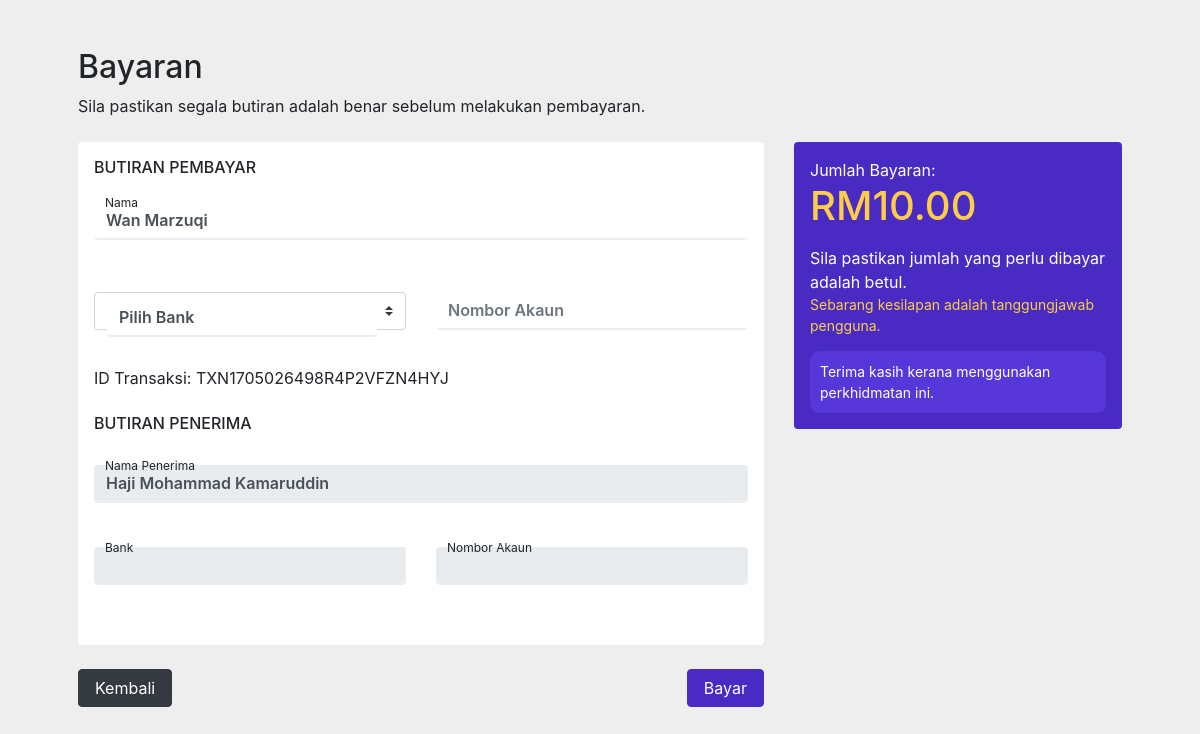
Page /view/booking_payment.php?id=23 on the committed database.
### tables this page shows
CREATE TABLE `booking` (
  `bookingid` int(11) NOT NULL,
  `bookingdate` datetime DEFAULT NULL,
  `bookingstatus` int(11) DEFAULT NULL COMMENT '1="Sudah dibayar", 0="Belum dibayar"',
  `studentid` int(11) DEFAULT NULL,
  `classid` int(11) DEFAULT NULL
);

CREATE TABLE `student` (
  `studentid` int(11) NOT NULL,
  `studentname` varchar(255) DEFAULT NULL,
  `studentusername` varchar(255) DEFAULT NULL,
  `studentpassword` varchar(255) DEFAULT NULL
);

CREATE TABLE `teacher` (
  `teacherid` int(11) NOT NULL,
  `teachername` varchar(255) DEFAULT NULL,
  `teacherphoneno` int(11) DEFAULT NULL,
  `teacheremail` varchar(255) DEFAULT NULL,
  `teacherbank` varchar(255) DEFAULT NULL,
  `teacheraccountno` varchar(255) DEFAULT NULL,
  `teacherusername` varchar(255) DEFAULT NULL,
  `teacherpassword` varchar(255) DEFAULT NULL
);

CREATE TABLE `class` (
  `classid` int(11) NOT NULL,
  `classsubject` varchar(255) DEFAULT NULL,
  `classdescription` varchar(255) DEFAULT NULL,
  `classdate` datetime DEFAULT NULL,
  `classquota` varchar(255) DEFAULT NULL,
  `classfee` decimal(11,2) DEFAULT NULL,
  `classlocation` varchar(255) DEFAULT NULL,
  `teacherid` int(11) DEFAULT NULL
);

### model/booking_function.php (called while the page is built, shortened)
<?
    function viewBooking($id){
        $conn=db();
        $sql="SELECT booking.*,student.*,class.*,teacher.*
            FROM booking
            JOIN student ON booking.studentid=student.studentid
            JOIN class ON booking.classid=class.classid
            JOIN teacher ON class.teacherid = teacher.teacherid
            WHERE booking.bookingid='$id'";
        return $conn->query($sql);
    }
    function generateBankTransactionId($length = 12) {
        $characters = '0123456789ABCDEFGHIJKLMNOPQRSTUVWXYZ';
        $timestamp = time();
        $randomString = '';
        for ($i = 0; $i < $length; $i++) {
            $randomString .= $characters[rand(0, strlen($characters) - 1)];
        }
        $transactionId = 'TXN' . $timestamp . $randomString;
        return $transactionId;
    }
?>

### view/booking_payment.php (the view, shortened to what this page needs)
<?
    require '../model/booking_function.php';
    $id=$_GET['id'];
    $pay=viewBooking($id)->fetch_assoc();
?>
<html>
    <head>
        <?
            require '../global/header.php';
        ?>
    </head>
    <body>
    <div class="container mt-5 px-5">
        <div class="mb-4">
            <h2>Bayaran</h2>
            <span>Sila pastikan segala butiran adalah benar sebelum melakukan pembayaran.</span>
        </div>
        <div class="row">
            <div class="col-md-8">
                <form method="post" action="../controller/payment_add_exec.php" enctype="multipart/form-data">
                    <div class="card p-3">
                        <h6 class="text-uppercase">Butiran Pembayar</h6>
                        <div class="inputbox mt-3"> <input value="<? echo $pay['studentname']; ?>" type="text" name="name" class="form-control" required="required"> <span>Nama</span> </div>
                        <div class="inputbox mt-3">
                            <div class="row mt-3">
                                <div class="col-md-6">
                                    <div class="custom-select">
                                        <select id="bankSelect" class="form-control" name="bank" required="required">
                                            <option value="" disabled selected>Pilih Bank</option>
                                        </select>
                                    </div>
                                </div>
                                <div class="col-md-6">
                                    <input type="text" name="name" class="form-control" placeholder="Nombor Akaun" required="required">
                                </div>
                            </div>
                        </div>
                        <div class="row mt-3">
                            <div class="col-md-12">
                                <? $transactionid=generateBankTransactionId(); ?>
                                <span>ID Transaksi: <?php echo $transactionid; ?></span>
                            </div>
                        </div>
                        <div class="mt-4 mb-4">
                            <h6 class="text-uppercase">Butiran Penerima</h6>
                            <div class="row mt-3">
                                <div class="col-md-12">
                                    <div class="inputbox mt-3 mr-2 disabled-input"> <input value="<? echo $pay['teachername']; ?>" type="text" name="receiver_name" class="form-control" required="required" disabled> <span>Nama Penerima</span> </div>
                                </div>
                            </div>
                            <div class="row mt-2">
                                <div class="col-md-6">
                                    <div class="inputbox mt-3 mr-2 disabled-input"> <input value="<? echo $pay['teacherbank'] ?>" type="text" name="bank" class="form-control" required="required" disabled> <span>Bank</span> </div>
                                </div>
                                <div class="col-md-6">
                                    <div class="inputbox mt-3 mr-2 disabled-input"> <input value="<? echo $pay['teacheraccountno'];?>" type="text" name="account_number" class="form-control" required="required" disabled> <span>Nombor Akaun</span> </div>
                                </div>
                            </div>
                        </div>
                    </div>
                    <div class="mt-4 mb-4 d-flex justify-content-between">
                        <button  onclick="history.back()" class="btn btn-dark px-3">Kembali</button>
                        <button type="submit" class="btn btn-success px-3">Bayar</button>
                    </div>
                </form>
            </div>
            <div class="col-md-4">
                <div class="card card-blue p-3 text-white mb-3">
                    <span>Jumlah Bayaran:</span>
                    <div class="d-flex flex-row align-items-end mb-3">
                        <h1 class="mb-0 yellow">RM<? echo $pay['classfee']; ?></h1>
                    </div>
                    <span>Sila pastikan jumlah yang perlu dibayar adalah betul.</span>
                    <a href="#" class="yellow decoration">Sebarang kesilapan adalah tanggungjawab pengguna.</a>
                    <div class="hightlight">
                        <span>Terima kasih kerana menggunakan perkhidmatan ini.</span>
                    </div>
                </div>
            </div>
        </div>
    </div>
    <?
        require '../global/script.php';
    ?>
    </body>
</html>

### view/booking_payment.php (style rules this page uses)
body { background-color: #eee; }
.container { height: 100vh; }
.card { border:none; }
.form-control { border-bottom: 2px solid #eee !important; border: none; font-weight: 600 }
.inputbox { position: relative; margin-bottom: 20px; width: 100% }
.inputbox span { position: absolute; top: 7px; left: 11px; transition: 0.5s }
.inputbox input:valid~span { transform: translateX(-0px) translateY(-15px); font-size: 12px }
.card-blue { background-color: #492bc4; }
.hightlight { background-color: #5737d9; padding: 10px; border-radius: 10px; margin-top: 15px; font-size: 14px; }
.yellow { color: #fdcc49; }
.decoration { text-decoration: none; font-size: 14px; }
.btn-success { color: #fff; background-color: #492bc4; border-color:#492bc4; }
.custom-select { position: relative; font-size: 16px; color: #495057; }
.disabled-input span { transform: translateX(-0px) translateY(-15px); font-size: 12px; }

### rows in the picture
booking: name "Wan Marzuqi", receiver_name "Haji Mohammad Kamaruddin", classid.classfee "10.00"

### other values in the picture
$transactionid "TXN1705026498R4P2VFZN4HYJ"
